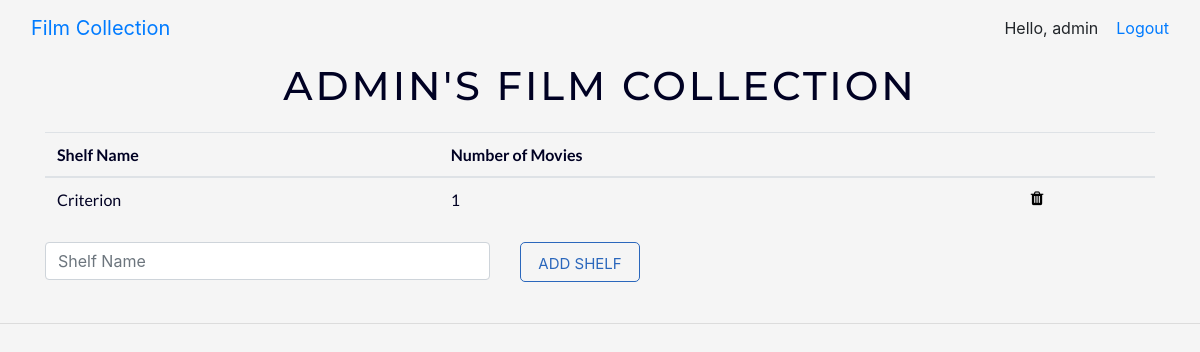
The app's page / (signed in), older data.
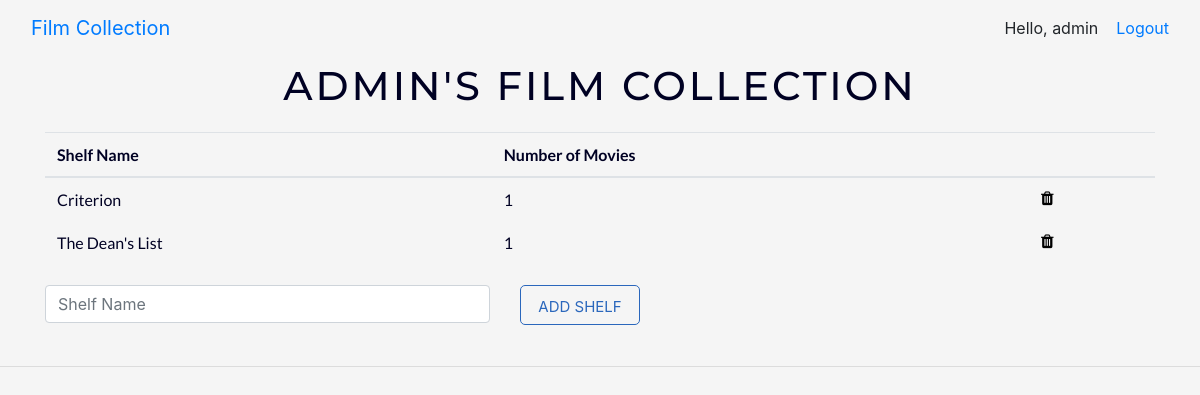
The same page, newer data.
### collection/models.py (models this page shows, shortened)
class Shelf(models.Model):
    user = models.ForeignKey(settings.AUTH_USER_MODEL, on_delete = models.CASCADE, default = 1)
    shelf_name = models.CharField(max_length = 100)
    shelf_size = models.PositiveIntegerField(default = 0)

### collection/views.py (the view)
# urls.py: path('', views.IndexView.as_view(), name='index'),
class IndexView(generic.ListView):
    template_name='collection/index.html'
    context_object_name='shelf_list'
    @method_decorator(login_required)
    def dispatch(self, *args, **kwargs):
        return super(IndexView, self).dispatch(*args, **kwargs)
    def get_queryset(self):
        return Shelf.objects.order_by('shelf_name')[:10]

### collection/templates/collection/index.html (shortened to what this page needs)
{% extends 'base.html' %}
{% block body %}
<div class="container color-navy">
    <div class="title">
        <p> {{user.get_username.upper}}'S FILM COLLECTION</p>
    </div>
    <div class="shelf_list">
        {% if user.shelf_set.count > 0 %}
        <table class="table body-font color-navy">
            <thead>
                <th>Shelf Name</th>
                <th>Number of Movies</th>
                <th></th>
            </thead>
            <tbody>
                {% for shelf in user.shelf_set.all %}
                <tr href="{% url 'collection:detail' shelf.id %}">
                    <td>{{ shelf.shelf_name }}</td>
                    <td>{{ shelf.shelf_size }} </td>
                    <td title="Delete" ><a href="{% url 'collection:delete_shelf' shelf.id %}"class ="button-trash"><span class="fa fa-trash"></span></a></td>
                </tr>
                {% endfor %}
            </tbody>
        </table>
        {% else %}
        <p>You haven't made a shelf yet.</p>
        {% endif %}
        <form class="row" action="{% url 'collection:add_shelf' user.id %}" method="post">
            <div class="col-sm-5 form-group">
                <input required class="form-control form-spacing" type="text" name="name" placeholder="Shelf Name">
            </div>
            <div class="col-sm-2 form-group">
                <button class="button-yin form-spacing" type="submit"> ADD SHELF </button>
            </div>
        </form>
    </div>
</div>
{% endblock %}

Row changes from the older to the newer data that the page shows:
added Shelf: shelf_name "The Dean's List", shelf_size "1"
